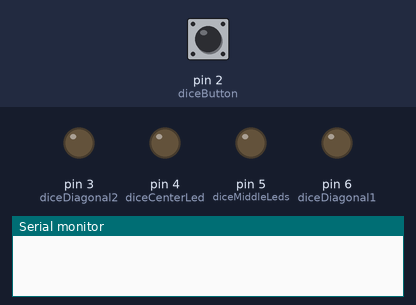
A sketch run on a simulated Arduino Uno, built with avr-gcc and run on an emulated ATmega328P. On the bench: output pins drawn as LEDs (lit = HIGH), the last lines printed to the serial monitor. Dashed ring = blinking. The inputs (shaded band) are chosen by the test bench; at power-on: pin 2 (diceButton) HIGH. Random numbers use the default seed unless the sketch sets one.

Above: at 1.2 s.
1.3 s: pin 2 (diceButton) pulled LOW for 0.15 s
At 1.4 s:
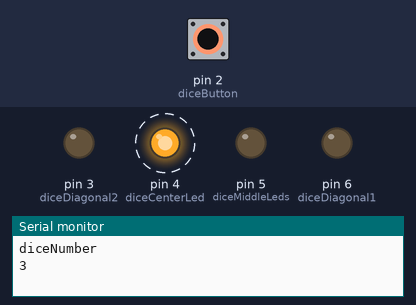
At 6.2 s:
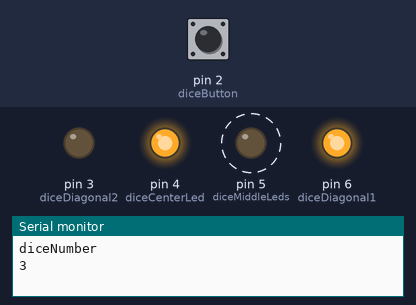
Timing chart, 0 to 7.7 s (numbered marks = the images above; inputs shaded):
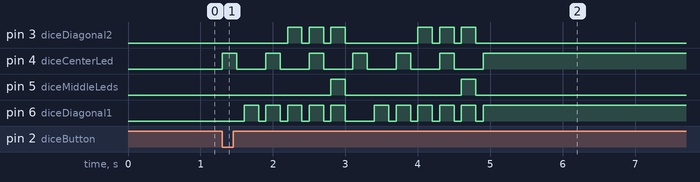

The sketch:

NicerDice.ino
```cpp
#define diceButton 2
#define diceDiagonal1 6
#define diceDiagonal2 3
#define diceMiddleLeds 5
#define diceCenterLed  4
int dice[] = {diceDiagonal1,diceDiagonal2,diceMiddleLeds,diceCenterLed};
int lenghtDice =  sizeof(dice)/sizeof(dice[0]);
int number1[] = {diceCenterLed};
int lenghtNumber1 =  sizeof(number1)/sizeof(number1[0]);
int number2[] = {diceDiagonal1};
int lenghtNumber2 =  sizeof(number2)/sizeof(number2[0]);
int number3[] = {diceCenterLed, diceDiagonal1};
int lenghtNumber3 =  sizeof(number3)/sizeof(number3[0]);
int number4[] = {diceDiagonal1, diceDiagonal2};
int lenghtNumber4 =  sizeof(number4)/sizeof(number4[0]);
int number5[] = {diceDiagonal1, diceDiagonal2, diceCenterLed};
int lenghtNumber5 =  sizeof(number5)/sizeof(number5[0]);
int number6[] = {diceDiagonal1, diceDiagonal2, diceMiddleLeds};
int lenghtNumber6 =  sizeof(number6)/sizeof(number6[0]);

void turnOffLeds (int dice[], int lenghtDice){
  for (int position = 0; position < lenghtDice; position++) {
    digitalWrite(dice[position], LOW);
  };
};

void turnOnLeds (int dice[], int lenghtDice){
  for (int position = 0; position < lenghtDice; position++) {
    digitalWrite(dice[position], HIGH);
  };
};

void iterateLeds(int dice[], int lenghtDice) {
  //ITERATOR to test all output pins
  for (int position = 0; position < lenghtDice; position++) {
    digitalWrite(dice[position], HIGH);
    delay(1000);
    digitalWrite(dice[position], LOW);
  };
}

void flashLeds(int dice[], int lenghtDice, int flashTimes = 5, int delayLed = 100){
  for (int i = 0; i < flashTimes; i++){
    turnOnLeds(dice,lenghtDice);
    delay(delayLed);
    turnOffLeds(dice,lenghtDice);
    delay(delayLed);;
  };
}

void lightNumber(int dice[], int lenghtDice, int number){
  switch (number)  {

    case 1:
        turnOnLeds(number1, lenghtNumber1);
        break;
    case 2:
        turnOnLeds(number2, lenghtNumber2);
        break;
    case 3:
        turnOnLeds(number3, lenghtNumber3);
        break;
    case 4:
        turnOnLeds(number4, lenghtNumber4);
        break;
    case 5:
        turnOnLeds(number5, lenghtNumber5);
        break;
    case 6:
        turnOnLeds(number6, lenghtNumber6);
        break;
    default:
        //do nothing
        Serial.println("Not a valid dice number");
        Serial.println(number);
        break;
  };
}

void iterateNumbers(int dice[], int lenghtDice, int delayNumbers = 1000){
  for (int position = 1; position < 7; position++) {
    lightNumber(dice,lenghtDice,position);
    delay(delayNumbers);
    turnOffLeds(dice,lenghtDice);
    delay(delayNumbers/2);
  };
}

void throwDice() {
  int diceNumber = random(1,7);
  int throwTimes = random(1,4);
  Serial.println("diceNumber");
  Serial.println(diceNumber);
  //light up dice randomly

  //turn on dice number
  for (int i = 0; i < throwTimes; i++){
    iterateNumbers(dice,lenghtDice,200);
  }
  lightNumber(dice,lenghtDice,diceNumber);
  delay(20);
}

void checkButton () {
  delay (50);
  while (digitalRead(diceButton) == LOW) {
    delay(100);
  };
  delay (50);
  while (digitalRead(diceButton) == HIGH) {
        delay(100);
  };
}

void testDice () {
  flashLeds(dice,lenghtDice,4,200);
  delay(1000);
  iterateLeds(dice, lenghtDice);
  delay(1000);
  iterateNumbers(dice, lenghtDice);
  delay(1000);
  iterateNumbers(dice, lenghtDice, 150);
  delay(1000);
  turnOffLeds(dice,lenghtDice);
  delay(1000);
}

void setup() {
  // put your setup code here, to run once:
  Serial.begin(9600);
  pinMode(diceButton, INPUT_PULLUP);
  pinMode(diceDiagonal1, OUTPUT);
  pinMode(diceDiagonal2, OUTPUT);
  pinMode(diceMiddleLeds, OUTPUT);
  pinMode(diceCenterLed, OUTPUT);
  randomSeed(analogRead(2)); //to have different randoms numbers each time the sketch runs
  //Serial.println(analogRead(2));
}

void rollDice() {
  checkButton();
  throwDice();
}

void loop() {
 {
  rollDice();
  };
}
```

Measured:
- after the input at 1.3 s, pin 3 (diceDiagonal2): LOW → HIGH after 0.90 s, → LOW 0.20 s later, → HIGH 0.10 s later, → LOW 0.20 s later, … (12 changes in this stretch); pin 4 (diceCenterLed): alternates HIGH for 0.20 s and LOW for 0.40 s, 13 changes in all, then stays HIGH, starting at once
